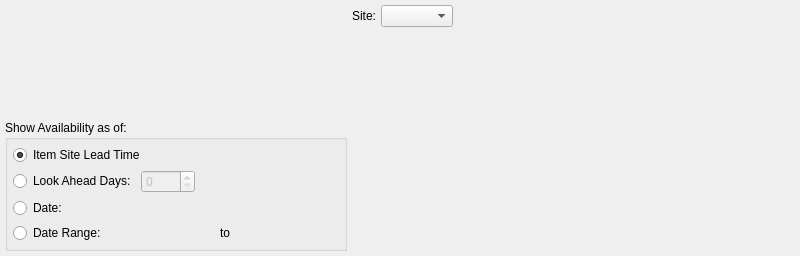
<?xml version="1.0" encoding="UTF-8"?>
<ui version="4.0">
 <comment>This file is part of the xTuple ERP: PostBooks Edition, a free and
open source Enterprise Resource Planning software suite,
Copyright (c) 1999-2018 by OpenMFG LLC, d/b/a xTuple.
It is licensed to you under the Common Public Attribution License
version 1.0, the full text of which (including xTuple-specific Exhibits)
is available at www.xtuple.com/CPAL.  By using this software, you agree
to be bound by its terms.</comment>
 <class>dspAllocations</class>
 <widget class="QWidget" name="dspAllocations">
  <property name="geometry">
   <rect>
    <x>0</x>
    <y>0</y>
    <width>800</width>
    <height>256</height>
   </rect>
  </property>
  <property name="windowTitle">
   <string>Item Allocations</string>
  </property>
  <layout class="QHBoxLayout" name="horizontalLayout">
   <item>
    <layout class="QVBoxLayout">
     <item>
      <widget class="ItemCluster" name="_item"/>
     </item>
     <item>
      <widget class="QGroupBox" name="_showByGroup">
       <property name="maximumSize">
        <size>
         <width>32767</width>
         <height>32767</height>
        </size>
       </property>
       <property name="title">
        <string>Show Availability as of:</string>
       </property>
       <layout class="QVBoxLayout">
        <item>
         <widget class="QRadioButton" name="_leadTime">
          <property name="text">
           <string>Item Site Lead Time</string>
          </property>
          <property name="checked">
           <bool>true</bool>
          </property>
         </widget>
        </item>
        <item>
         <layout class="QHBoxLayout">
          <property name="spacing">
           <number>5</number>
          </property>
          <item>
           <widget class="QRadioButton" name="_byDays">
            <property name="text">
             <string>Look Ahead Days:</string>
            </property>
           </widget>
          </item>
          <item>
           <layout class="QHBoxLayout">
            <property name="spacing">
             <number>0</number>
            </property>
            <item>
             <widget class="QSpinBox" name="_days">
              <property name="enabled">
               <bool>false</bool>
              </property>
              <property name="minimum">
               <number>0</number>
              </property>
              <property name="maximum">
               <number>1000</number>
              </property>
             </widget>
            </item>
            <item>
             <spacer>
              <property name="orientation">
               <enum>Qt::Horizontal</enum>
              </property>
              <property name="sizeType">
               <enum>QSizePolicy::MinimumExpanding</enum>
              </property>
              <property name="sizeHint" stdset="0">
               <size>
                <width>20</width>
                <height>20</height>
               </size>
              </property>
             </spacer>
            </item>
           </layout>
          </item>
         </layout>
        </item>
        <item>
         <layout class="QHBoxLayout">
          <property name="spacing">
           <number>5</number>
          </property>
          <item>
           <widget class="QRadioButton" name="_byDate">
            <property name="text">
             <string>Date:</string>
            </property>
           </widget>
          </item>
          <item>
           <layout class="QHBoxLayout">
            <property name="spacing">
             <number>0</number>
            </property>
            <item>
             <widget class="DLineEdit" name="_date">
              <property name="enabled">
               <bool>false</bool>
              </property>
             </widget>
            </item>
            <item>
             <spacer>
              <property name="orientation">
               <enum>Qt::Horizontal</enum>
              </property>
              <property name="sizeType">
               <enum>QSizePolicy::MinimumExpanding</enum>
              </property>
              <property name="sizeHint" stdset="0">
               <size>
                <width>20</width>
                <height>20</height>
               </size>
              </property>
             </spacer>
            </item>
           </layout>
          </item>
         </layout>
        </item>
        <item>
         <layout class="QHBoxLayout">
          <property name="spacing">
           <number>5</number>
          </property>
          <item>
           <widget class="QRadioButton" name="_byRange">
            <property name="text">
             <string>Date Range:</string>
            </property>
           </widget>
          </item>
          <item>
           <widget class="DLineEdit" name="_startDate">
            <property name="enabled">
             <bool>false</bool>
            </property>
           </widget>
          </item>
          <item>
           <widget class="QLabel" name="_toLit">
            <property name="text">
             <string>to</string>
            </property>
            <property name="alignment">
             <set>Qt::AlignCenter</set>
            </property>
           </widget>
          </item>
          <item>
           <widget class="DLineEdit" name="_endDate">
            <property name="enabled">
             <bool>false</bool>
            </property>
           </widget>
          </item>
         </layout>
        </item>
       </layout>
      </widget>
     </item>
    </layout>
   </item>
   <item>
    <layout class="QVBoxLayout">
     <property name="spacing">
      <number>0</number>
     </property>
     <item>
      <layout class="QHBoxLayout">
       <property name="spacing">
        <number>5</number>
       </property>
       <item>
        <widget class="QLabel" name="_warehouseLit">
         <property name="text">
          <string>Site:</string>
         </property>
         <property name="alignment">
          <set>Qt::AlignRight|Qt::AlignTrailing|Qt::AlignVCenter</set>
         </property>
         <property name="buddy">
          <cstring>_warehouse</cstring>
         </property>
        </widget>
       </item>
       <item>
        <widget class="WComboBox" name="_warehouse"/>
       </item>
      </layout>
     </item>
     <item>
      <spacer>
       <property name="orientation">
        <enum>Qt::Vertical</enum>
       </property>
       <property name="sizeType">
        <enum>QSizePolicy::Expanding</enum>
       </property>
       <property name="sizeHint" stdset="0">
        <size>
         <width>20</width>
         <height>0</height>
        </size>
       </property>
      </spacer>
     </item>
    </layout>
   </item>
   <item>
    <spacer>
     <property name="orientation">
      <enum>Qt::Horizontal</enum>
     </property>
     <property name="sizeType">
      <enum>QSizePolicy::Expanding</enum>
     </property>
     <property name="sizeHint" stdset="0">
      <size>
       <width>197</width>
       <height>20</height>
      </size>
     </property>
    </spacer>
   </item>
  </layout>
 </widget>
 <layoutdefault spacing="5" margin="5"/>
 <customwidgets>
  <customwidget>
   <class>DLineEdit</class>
   <extends>QWidget</extends>
   <header>datecluster.h</header>
   <container>1</container>
  </customwidget>
  <customwidget>
   <class>ItemCluster</class>
   <extends>QWidget</extends>
   <header>itemcluster.h</header>
   <container>1</container>
  </customwidget>
  <customwidget>
   <class>WComboBox</class>
   <extends>XComboBox</extends>
   <header>wcombobox.h</header>
  </customwidget>
  <customwidget>
   <class>XComboBox</class>
   <extends>QComboBox</extends>
   <header>xcombobox.h</header>
  </customwidget>
 </customwidgets>
 <resources/>
 <connections>
  <connection>
   <sender>_item</sender>
   <signal>privateIdChanged(int)</signal>
   <receiver>_warehouse</receiver>
   <slot>findItemsites(int)</slot>
   <hints>
    <hint type="sourcelabel">
     <x>20</x>
     <y>20</y>
    </hint>
    <hint type="destinationlabel">
     <x>20</x>
     <y>20</y>
    </hint>
   </hints>
  </connection>
  <connection>
   <sender>_item</sender>
   <signal>warehouseIdChanged(int)</signal>
   <receiver>_warehouse</receiver>
   <slot>setId(int)</slot>
   <hints>
    <hint type="sourcelabel">
     <x>20</x>
     <y>20</y>
    </hint>
    <hint type="destinationlabel">
     <x>20</x>
     <y>20</y>
    </hint>
   </hints>
  </connection>
  <connection>
   <sender>_byDays</sender>
   <signal>toggled(bool)</signal>
   <receiver>_days</receiver>
   <slot>setEnabled(bool)</slot>
   <hints>
    <hint type="sourcelabel">
     <x>20</x>
     <y>20</y>
    </hint>
    <hint type="destinationlabel">
     <x>20</x>
     <y>20</y>
    </hint>
   </hints>
  </connection>
  <connection>
   <sender>_byDate</sender>
   <signal>toggled(bool)</signal>
   <receiver>_date</receiver>
   <slot>setEnabled(bool)</slot>
   <hints>
    <hint type="sourcelabel">
     <x>20</x>
     <y>20</y>
    </hint>
    <hint type="destinationlabel">
     <x>20</x>
     <y>20</y>
    </hint>
   </hints>
  </connection>
  <connection>
   <sender>_byRange</sender>
   <signal>toggled(bool)</signal>
   <receiver>_startDate</receiver>
   <slot>setEnabled(bool)</slot>
   <hints>
    <hint type="sourcelabel">
     <x>20</x>
     <y>20</y>
    </hint>
    <hint type="destinationlabel">
     <x>20</x>
     <y>20</y>
    </hint>
   </hints>
  </connection>
  <connection>
   <sender>_byRange</sender>
   <signal>toggled(bool)</signal>
   <receiver>_endDate</receiver>
   <slot>setEnabled(bool)</slot>
   <hints>
    <hint type="sourcelabel">
     <x>20</x>
     <y>20</y>
    </hint>
    <hint type="destinationlabel">
     <x>20</x>
     <y>20</y>
    </hint>
   </hints>
  </connection>
 </connections>
</ui>
